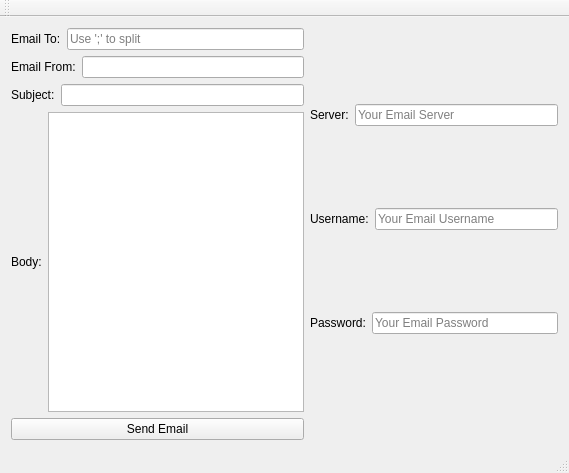
<?xml version="1.0" encoding="UTF-8"?>
<ui version="4.0">
 <class>MainWindow</class>
 <widget class="QMainWindow" name="MainWindow">
  <property name="geometry">
   <rect>
    <x>0</x>
    <y>0</y>
    <width>569</width>
    <height>473</height>
   </rect>
  </property>
  <property name="windowTitle">
   <string>SMTP Example</string>
  </property>
  <widget class="QWidget" name="centralWidget">
   <layout class="QGridLayout" name="gridLayout">
    <item row="0" column="0">
     <layout class="QVBoxLayout" name="verticalLayout">
      <item>
       <layout class="QHBoxLayout" name="horizontalLayout">
        <item>
         <widget class="QLabel" name="label">
          <property name="text">
           <string>Email To:</string>
          </property>
         </widget>
        </item>
        <item>
         <widget class="QLineEdit" name="ui_emailTo">
          <property name="placeholderText">
           <string>Use ';' to split</string>
          </property>
         </widget>
        </item>
       </layout>
      </item>
      <item>
       <layout class="QHBoxLayout" name="horizontalLayout_2">
        <item>
         <widget class="QLabel" name="label_2">
          <property name="text">
           <string>Email From:</string>
          </property>
         </widget>
        </item>
        <item>
         <widget class="QLineEdit" name="ui_emailFrom"/>
        </item>
       </layout>
      </item>
      <item>
       <layout class="QHBoxLayout" name="horizontalLayout_3">
        <item>
         <widget class="QLabel" name="label_3">
          <property name="text">
           <string>Subject:</string>
          </property>
         </widget>
        </item>
        <item>
         <widget class="QLineEdit" name="ui_subject"/>
        </item>
       </layout>
      </item>
      <item>
       <layout class="QHBoxLayout" name="horizontalLayout_4">
        <item>
         <widget class="QLabel" name="label_4">
          <property name="text">
           <string>Body:</string>
          </property>
         </widget>
        </item>
        <item>
         <widget class="QTextEdit" name="ui_body"/>
        </item>
       </layout>
      </item>
     </layout>
    </item>
    <item row="0" column="1">
     <layout class="QVBoxLayout" name="verticalLayout_2">
      <item>
       <layout class="QHBoxLayout" name="horizontalLayout_5">
        <item>
         <widget class="QLabel" name="label_5">
          <property name="text">
           <string>Server:</string>
          </property>
         </widget>
        </item>
        <item>
         <widget class="QLineEdit" name="ui_server">
          <property name="placeholderText">
           <string>Your Email Server</string>
          </property>
         </widget>
        </item>
       </layout>
      </item>
      <item>
       <layout class="QHBoxLayout" name="horizontalLayout_6">
        <item>
         <widget class="QLabel" name="label_6">
          <property name="text">
           <string>Username:</string>
          </property>
         </widget>
        </item>
        <item>
         <widget class="QLineEdit" name="ui_username">
          <property name="placeholderText">
           <string>Your Email Username</string>
          </property>
         </widget>
        </item>
       </layout>
      </item>
      <item>
       <layout class="QHBoxLayout" name="horizontalLayout_7">
        <item>
         <widget class="QLabel" name="label_7">
          <property name="text">
           <string>Password:</string>
          </property>
         </widget>
        </item>
        <item>
         <widget class="QLineEdit" name="ui_password">
          <property name="echoMode">
           <enum>QLineEdit::PasswordEchoOnEdit</enum>
          </property>
          <property name="placeholderText">
           <string>Your Email Password</string>
          </property>
         </widget>
        </item>
       </layout>
      </item>
     </layout>
    </item>
    <item row="1" column="0">
     <widget class="QPushButton" name="pushButton">
      <property name="enabled">
       <bool>true</bool>
      </property>
      <property name="text">
       <string>Send Email</string>
      </property>
      <property name="setHidden" stdset="0">
       <bool>true</bool>
      </property>
     </widget>
    </item>
   </layout>
  </widget>
  <widget class="QToolBar" name="mainToolBar">
   <attribute name="toolBarArea">
    <enum>TopToolBarArea</enum>
   </attribute>
   <attribute name="toolBarBreak">
    <bool>false</bool>
   </attribute>
  </widget>
  <widget class="QStatusBar" name="statusBar"/>
 </widget>
 <layoutdefault spacing="6" margin="11"/>
 <resources/>
 <connections/>
</ui>
